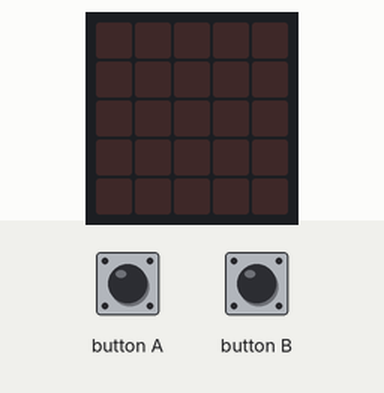
Bench run of a program on a simulated BBC micro:bit (MakeCode). On the bench: the board's 5×5 LED display. The test bench sets the inputs (shaded band).

Above: at 1.2 s.
1.3 s: button A pressed for 0.15 s
At 1.8 s:
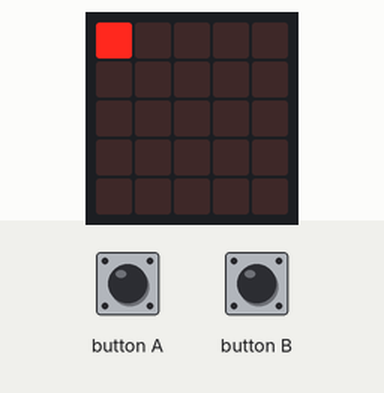
4.4 s: button B pressed for 0.15 s
At 8.2 s:
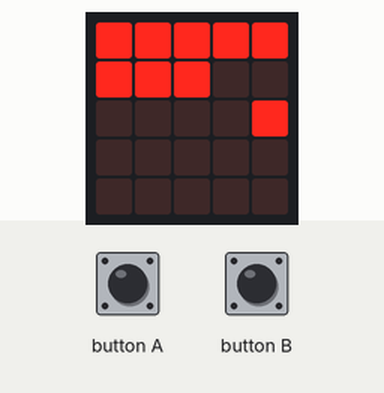
10.5 s: button A pressed for 0.15 s
At 18.2 s:
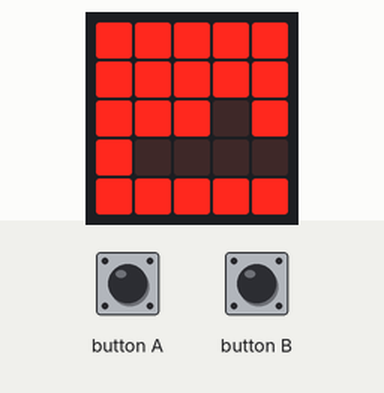
Timing chart, 0 to 19.7 s (numbered marks = the images above; inputs shaded):
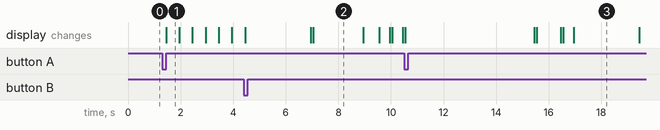

The program:

main.ts
```typescript
let value_X = 0
let value_Y = 0
input.onButtonPressed(Button.A, function () {
    value_X = 0
    value_Y = 0
    for (let index = 0; index < 5; index++) {
        for (let index = 0; index < 5; index++) {
            led.plot(value_X, value_Y)
            basic.pause(500)
            value_X += 1
        }
        value_Y += 1
        value_X = 0
    }
})
input.onButtonPressed(Button.B, function () {
    value_X = 0
    value_Y = 0
    for (let index = 0; index < 5; index++) {
        led.plot(value_X, value_Y)
        basic.pause(500)
        value_X += 1
    }
    for (let index = 0; index < 2; index++) {
        value_X = 4
        value_Y += 1
        for (let index = 0; index < 5; index++) {
            led.plot(value_X, value_Y)
            basic.pause(500)
            value_X += -1
        }
        value_X = 0
        value_Y += 1
        for (let index = 0; index < 5; index++) {
            led.plot(value_X, value_Y)
            basic.pause(500)
            value_X += 1
        }
    }
})
```

test.ts
```typescript
// 在這裡測試；當此封包作為擴充功能時，將不會編譯此內容。
```

Measured:
- after the input at 1.3 s, the display: changes after 0.15 s (image 1)
- after the input at 10.5 s, the display: first differs from a run without the input after 5.0 s (image 3 shows a later state)
- what the display in image 1 shows lasts 0.5 s, from 1.5 s to 2.0 s
- what the display in image 2 shows lasts 1.9 s, from 7.1 s to 9.0 s
